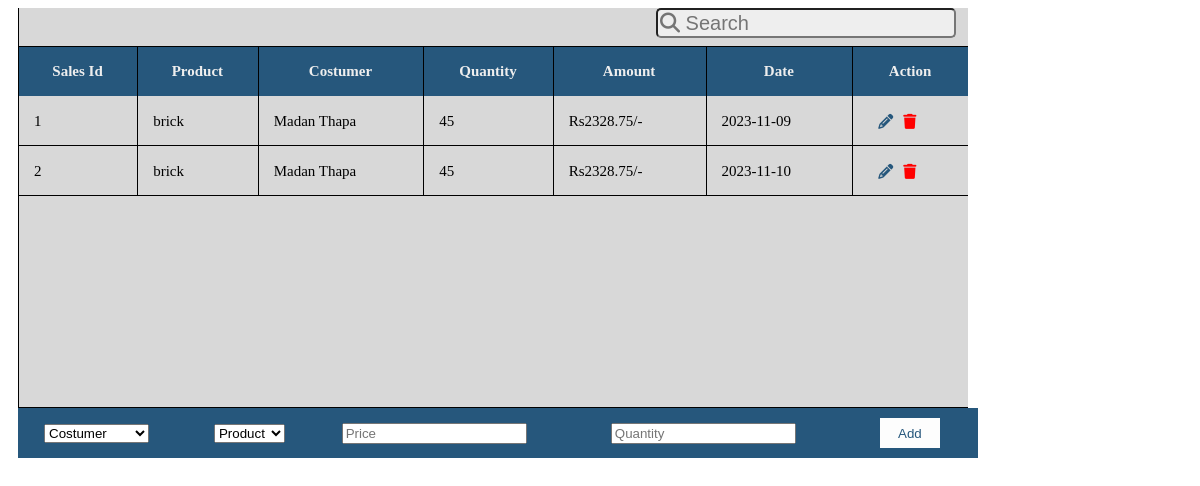
Page /raw/display.sales.php on the committed database.
### tables this page shows
CREATE TABLE `sales` (
  `id` int(11) NOT NULL,
  `product_id` int(11) NOT NULL,
  `quantity` varchar(100) NOT NULL,
  `amount` varchar(100) NOT NULL,
  `date_added` varchar(100) NOT NULL,
  `costumers_id` int(11) NOT NULL
);

CREATE TABLE `product` (
  `product_id` int(11) NOT NULL,
  `name` varchar(100) NOT NULL,
  `supplier_id` int(11) NOT NULL,
  `price` varchar(100) NOT NULL
);

CREATE TABLE `costumers` (
  `costumers_id` int(11) NOT NULL,
  `name` varchar(100) NOT NULL,
  `address` varchar(100) NOT NULL,
  `contact` varchar(100) NOT NULL
);

### raw/display.sales.php (the view, shortened to what this page needs)
<link rel="stylesheet" href="https://cdnjs.cloudflare.com/ajax/libs/font-awesome/6.2.1/css/all.min.css" />
<div class="dis_play">
<div class="tableFixHead">
<input type="text" id="search" placeholder="&#xF002; Search" style="font-family: Arial, FontAwesome;">
<table id="myTable">
        <thead>
                <th>Sales Id</th>
                <th>Product</th>
                <th>Costumer</th>
                <th>Quantity</th>
                <th>Amount</th>
                <th>Date</th>
                <th>Action</th>
        </thead>
        <tbody>
        <?php
include 'php/config.php';
$query = "SELECT sales.id, sales.quantity, sales.amount, sales.date_added,
          product.name AS product_name, costumers.name AS costumer_name
          FROM sales
          LEFT JOIN product ON sales.product_id = product.product_id
          LEFT JOIN costumers ON sales.costumers_id = costumers.costumers_id";
$result = mysqli_query($con, $query);
if ($result && mysqli_num_rows($result) > 0) {
    while ($row = mysqli_fetch_assoc($result)) {
        echo '<tr>';
        echo '<td>' . $row['id'] . '</td>';
        echo '<td>' . $row['product_name'] . '</td>';
        echo '<td>' . $row['costumer_name'] . '</td>';
        echo '<td>' . $row['quantity'] . '</td>';
        echo '<td> Rs' . $row['amount'] . '/-</td>';
        echo '<td>' . $row['date_added'] . '</td>';
        echo '<td><a href="update.purchase.php?id='. $row['id'] . '" id="pencil"><i class="fa fa-pencil"></i></a><a href="delete.purchase.php?id=' . $row['id'] . '"><i class="fa fa-trash" id="trash"></i></a></td>';
        echo '</tr>';
    }
    echo '</table>';
} else {
    echo 'No records found.';
}
?>
</div>
<div class="added">
<?php include 'add.sales.php';?>
</div>
</div>
</html>

### raw/display.sales.php (style rules this page uses)
.tableFixHead { overflow: auto; height: 100px; margin-left: 10px; background: #d8d8d8; }
.tableFixHead thead th { position: sticky; top: 0; z-index: 1; }
table { border-collapse: collapse; width: 100%; font-size: 15px; }
th, td { padding: 8px 16px; }
th { background: #eee; }
.tableFixHead { overflow: auto; height: 400px; width: 950px; }
table { border-collapse: collapse; width: 100%; }
th, td { padding: 8px 16px; white-space: nowrap; height: 50px; }
th { background: #26577C; color: #eee; }
.tableFixHead, .tableFixHead td { box-shadow: inset 1px -1px #000; }
.tableFixHead th { box-shadow: inset 1px 1px #000, 0 1px #000; }
.dis_play { display: block; }
.added { margin-left: 10px; height: 50px; width: 950px; background: #26577C; }
#search { width: 300px; height: 30px; margin-bottom: 8px; margin-right: 12px; float: right; outline: #26577C; border-radius: 5px; background: #eee; color: #26577C; font-size: 20px; }
#pencil { color: #26577C; margin-right: 10px; margin-left: 10px; }
#trash { color: red; }

### rows in the picture
sales: id "1", product.name "brick", costumers.name "Madan Thapa", quantity "45", amount "2328.75", date_added "2023-11-09"
sales: id "2", product.name "brick", costumers.name "Madan Thapa", quantity "45", amount "2328.75", date_added "2023-11-10"
